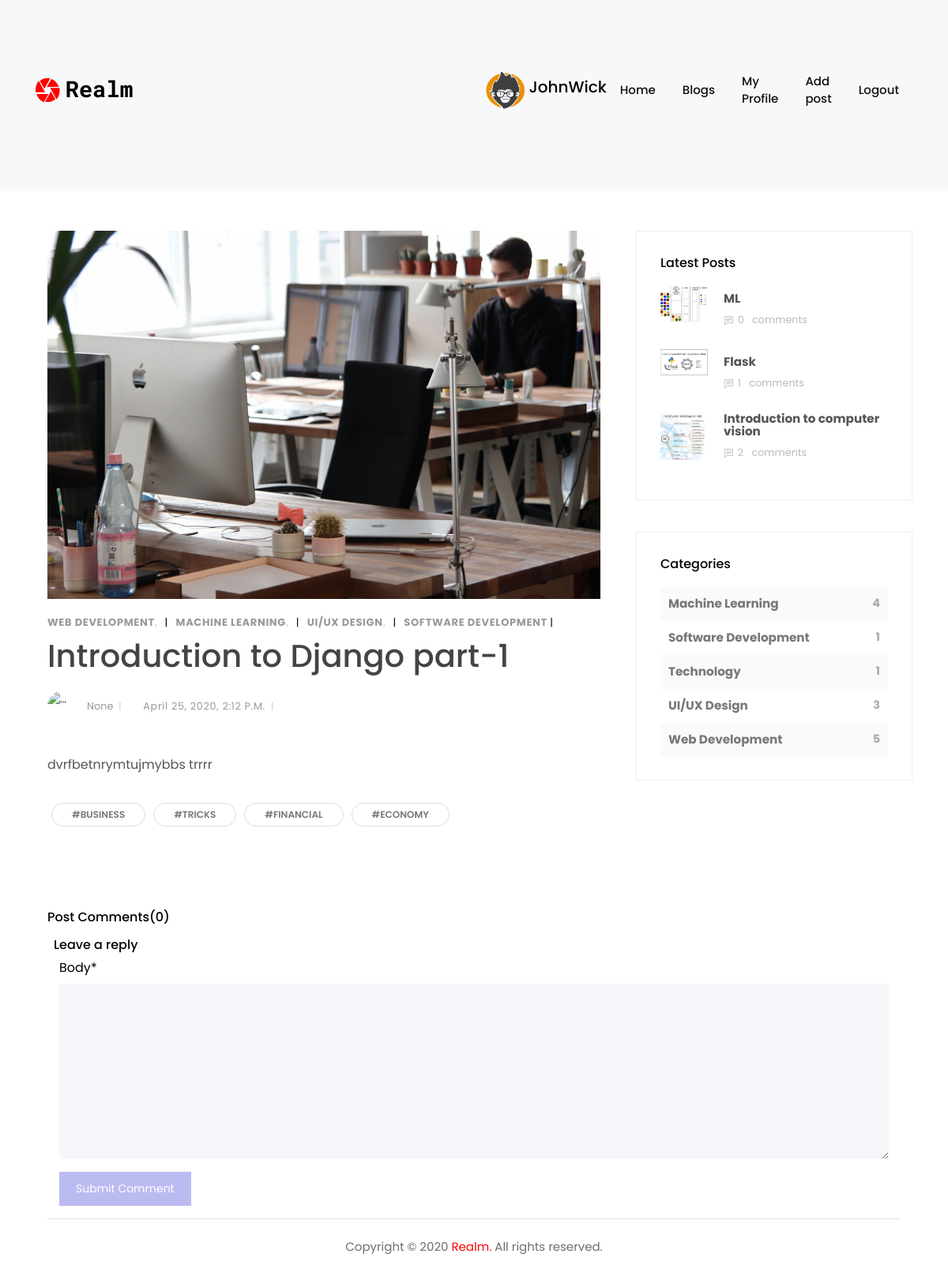
Page /blogdetail/9 (signed in) on the committed database.
### blog/models.py (models this page shows, shortened)
class Author(models.Model):
    user = models.OneToOneField(User, on_delete=models.CASCADE, null=True,)
    email = models.EmailField(null=True, blank=True)
    profile_pic = models.ImageField(null=True, default='default.jpg')
    contact = models.CharField(max_length=10, null=True, blank=True)
    bio = models.TextField(null=True, blank=True)
    website_link = models.URLField(blank=True, null=True)
    interested_items = models.ManyToManyField(Category)
    def __str__(self):
        return self.user.username

class Post(models.Model):
    category = models.ManyToManyField(Category)
    title = models.CharField(max_length=100)
    content = RichTextField(blank=True, null=True)
    posted_date = models.DateTimeField(auto_now_add=True)
    thumbnail = models.ImageField(null=True)
    no_of_views = models.IntegerField(default=0)
    author = models.ForeignKey(Author, on_delete=models.CASCADE, null=True)

class Category(models.Model):
    category_tag = models.CharField(max_length=30)
    def __str__(self):
        return self.category_tag

### blog/views.py (the view, shortened to what this page needs)
# urls.py: path('blogdetail/<int:id>', blog_views.blogDetailView, name='blog-detail'),
@login_required(login_url='user-login')
def blogDetailView(request, id):
    post_object = get_object_or_404(Post, id=id)
    comments = Comment.objects.filter(post=post_object)
    comments_count = comments.count()
    latest_posts = Post.objects.order_by('-posted_date')[0:3]
    category_count = get_category_count()
    commentform = CommentForm()
    print('current_user : ', request.user.author)
    print('author : ', post_object.author)
    if request.user.author == post_object.author:
        edit_allowed = True
        print('Allow')
    else:
        edit_allowed = False
        print('Not Allow ')
    context = {
        'post': post_object,
        'latest_posts': latest_posts,
        'category_count': category_count,
        'form': commentform,
        'comments': comments,
        'comments_count': comments_count,
        'edit_allowed': edit_allowed
    }
    return render(request, template_name='blog/blog_detail.html', context=context)

### blog/forms.py
class CommentForm(ModelForm):
    class Meta:
        model = Comment
        fields = ['body']

### blog/views.py (called while the page is built)
def get_category_count():
    queryset = Post.objects.values('category__category_tag').annotate(Count('category__category_tag'))
    return queryset

### blog/templates/blog/blog_detail.html (shortened to what this page needs)
{% extends 'blog/base.html' %}
{% load static %}
{% load crispy_forms_tags %}
{% block head %}
    <link rel="stylesheet" href=" {% static 'css/fontastic.css' %}">
    <link rel="stylesheet" href=" {% static 'css/style.default.css'%}" id="theme-stylesheet">
{% endblock %}
{% block content %}
    <div class="container">
      <div class="row">
        <main class="post blog-post col-lg-8">
                  <div class="container">
                    <div class="post-single">
                      <div class="post-thumbnail"><img src="{{ post.thumbnail.url }}" alt="..." class="img-fluid"></div>
                      <div class="post-details">
                        <div class="post-meta d-flex justify-content-between">
                          <div class="category">
                              {% for cat in post.category.all %}
                              <a href="#">{{ cat }}</a> | &nbsp;
                              {% endfor %}
                          </div>
                        </div>
                        <h1>{{ post.title }} <a href="#"></a></h1>
                        <div class="post-footer d-flex align-items-center flex-column flex-sm-row"><a href="#" class="author d-flex align-items-center flex-wrap">
                            <div class="avatar"><img src="{{ post.author.profile_pic.url }}" alt="..." class="img-fluid"></div>
                            <div class="title"><span>{{ post.author }}</span></div></a>
                          <div class="d-flex align-items-center flex-wrap">
                            <div class="date"><i class="fa fa-clock-o"></i> {{ post.posted_date }}</div>
                          </div>
                        </div>
                        <div class="post-body">
                          <p class="lead">{{ post.content | safe}}</p>
                        </div>
                        <div class="post-tags"><a href="#" class="tag">#Business</a><a href="#" class="tag">#Tricks</a><a href="#" class="tag">#Financial</a><a href="#" class="tag">#Economy</a></div>
                      </div>
                    </div>
                  </div>
             </main>
      {% include 'blog/sidebar.html' %}
            </div>
    </div>
    <div class="container">
    <div class="container">
         <header>
             <h3 class="h6">Post Comments<span class="no-of-comments">({{ comments_count}})</span></h3>
         </header>
                  <div class="comment">
                <div class="add-comment mt-3">
                  <header>
                    <h3 class="h6 ml-2">Leave a reply</h3>
                  </header>
                  <form action="" class="commenting-form" method="POST">
                      <div class="form-group col-md-12">
                      {{ form | crispy }}
                      </div>
                      <div class="form-group col-md-12">
                        <button type="submit" class="btn btn-secondary">Submit Comment</button>
                      </div>
                  </form>
                </div>
    </div>
{% endblock %}

### blog/templates/blog/base.html (shortened to what this page needs)
<!DOCTYPE html>
<html lang="en">
<head>
    {% block head %}{% endblock %}
    {% load static %}
  <link rel="stylesheet" href="{% static 'vendors/owl-carousel/css/owl.carousel.min.css' %}">
  <link rel="stylesheet" href="{% static 'vendors/owl-carousel/css/owl.theme.default.css' %}">
  <link rel="stylesheet" href="{% static 'vendors/mdi/css/materialdesignicons.min.css'%}">
  <link rel="stylesheet" href="{% static 'vendors/aos/css/aos.css'%}">
  <link rel="stylesheet" href="{% static 'css/style.min.css'  %}">
  <link rel="stylesheet" href="{% static 'css/fontastic.css'%}">
  <link rel="stylesheet" href="{% static 'css/font-awesome.min.css'%}">
</head>
<body id="body" data-spy="scroll" data-target=".navbar" data-offset="100">
{% include 'blog/navbar.html' %}
{% block content %}
{% endblock %}
{% include 'blog/footer.html' %}
</body>

### blog/templates/blog/navbar.html (shortened to what this page needs)
{% load static %}
<header id="header-section">
    <nav class="navbar navbar-expand-lg pl-3 pl-sm-0" id="navbar">
    <div class="container">
      <div class="navbar-brand-wrapper d-flex w-100">
        <img src="{% static 'images/realm_icon.svg'%}"  style="height: 130px;width: 130px" alt="no">
      </div>
        <div class="collapse navbar-collapse navbar-menu-wrapper ml-5" id="navbarSupportedContent">
            <ul class="navbar-nav align-items-lg-center align-items-start ml-auto">
            <li class="d-flex align-items-center justify-content-between pl-4 pl-lg-0 ">
              {% if user.is_authenticated %}
                <div class="avatar"><img src="{{ request.user.author.profile_pic.url }}" alt="..." style="height: 50px;width: 50px"></div>
                  <br>
                  <div class="title"><h5 class="ml-1">{{ request.user }}</h5></div>
            {% endif %}
          </li>
            <br>
          <li class="nav-item ml-0">
            <a class="nav-link" href="{% url 'home'%}">Home <span class="sr-only">(current)</span></a>
          </li>
          <li class="nav-item">
            <a class="nav-link" href="{% url 'blog-list' %}">Blogs</a>
          </li>
        {% if user.is_authenticated %}
            <li class="nav-item">
            <a class="nav-link" href="{% url 'user-profile' request.user.id %}">My Profile </a>
              </li>
            <li class="nav-item">
            <a class="nav-link" href="{% url 'create-post' %}">Add post</a>
              </li>
            <li class="nav-item">
            <a class="nav-link" href="{% url 'user-logout' %}">Logout</a>
              </li>
            {% else %}
             <li class="nav-item">
                 <a class="nav-link" href="{% url 'user-login' %}">Login</a>
             </li>
        {% endif %}
        </ul>
      </div>
    </div>
    </nav>
  </header>

### blog/templates/blog/sidebar.html
 <aside class="col-lg-4">
          <div class="widget latest-posts">
            <header>
              <h3 class="h6">Latest Posts</h3>
            </header>
              <div class="blog-posts">
                  {% for post in latest_posts %}
                      <a href="{% url 'blog-detail' post.id %}">
                <div class="item d-flex align-items-center">
                  <div class="image"><img src="{{ post.thumbnail.url }}" alt="..." class="img-fluid"></div>
                    <div class="title"><strong>{{ post.title }}</strong>
                    <div class="d-flex align-items-center">
                      <div class="comments"><i class="icon-comment"></i>{{post.comments.count}} &nbsp; comments</div>
                    </div>
                  </div>
                </div>
                      </a>
                  {% endfor %}
              </div>
          </div>
          <div class="widget categories">
            <header>
              <h3 class="h6">Categories</h3>
            </header>
              {% for cat in category_count %}
              <div class="item d-flex justify-content-between"><a href="#">{{ cat.category__category_tag }}</a><span>{{ cat.category__category_tag__count }}</span></div>
            {% endfor %}
          </div>
        </aside>

### blog/templates/blog/footer.html
  <footer class="border-top ">
        <p class="text-center text-muted pt-4">Copyright © 2020<a href="#" class="px-1">Realm.</a>All rights reserved.</p>
      </footer>

### assets/css/style.default.css (style rules this page uses)
body { overflow-x: hidden; }
strong { font-weight: 700; }
a, i, span { display: inline-block; text-decoration: none; -webkit-transition: all 0.3s; transition: all 0.3s; }
a i { -webkit-transition: none; transition: none; }
ul { margin: 0; padding: 0; }
button, input { outline: none !important; font-family: "Open Sans", sans-serif; }
button { cursor: pointer; }
main, aside { padding: 50px 0 100px; }
.widget { margin-bottom: 40px; padding: 30px; border: 1px solid #eee; }
.widget header { margin-bottom: 20px; }
.category a { color: #999; letter-spacing: 0.08em; font-weight: 700; text-transform: uppercase; text-decoration: none; font-size: 13px; }
.category a::after { content: ','; color: #ddd; display: inline-block; margin-right: 5px; }
.category a:last-of-type::after { display: none; }
i[class*="icon-"] { -webkit-transform: translateY(3px); transform: translateY(3px); }
.btn { border-radius: 0 !important; }
h1, h2, h3, h4, h5, h6 { margin-bottom: 15px; }
.post-meta { margin: 10px 0; font-size: 0.8em; }
.post p:not(.lead) { font-weight: 400; color: #777; font-size: 0.95em; }
.post a { text-decoration: none; }
.post .category a { color: #999; letter-spacing: 0.05em; font-weight: 700; text-transform: uppercase; text-decoration: none; }
.post .date { letter-spacing: 0.05em; font-weight: 400; text-transform: uppercase; color: #aaa; }
.post .avatar { max-width: 40px; min-width: 40px; height: 40px; overflow: hidden; border-radius: 50%; margin-right: 10px; }
.post .title, .post .date, .post .comments, .post .views { font-weight: 400; color: #999; text-transform: capitalize; }
.post .title i, .post .date i, .post .comments i, .post .views i { margin-right: 5px; font-size: 1.1em; }
.post .title::after, .post .date::after, .post .comments::after, .post .views::after { content: '|'; display: inline-block; margin: 0 7px; font-size: 0.9em; color: #ccc; }
.post .post-tags { margin-top: 30px; }
.post .post-tags .tag { padding: 5px 25px; border: 1px solid #ddd; margin: 5px; color: #777; font-size: 0.75em; text-transform: uppercase; font-weight: 600; text-decoration: none; border-radius: 50px; }
.widget.latest-posts a { display: block; color: #555; text-decoration: none; }
.widget.latest-posts .image { min-width: 60px; max-width: 60px; height: 60px; overflow: hidden; margin-right: 20px; }
.widget.latest-posts .item { margin-bottom: 20px; }
.widget.latest-posts strong { font-size: 0.95em; display: block; line-height: 1em; }
.widget.latest-posts .views, .widget.latest-posts .comments { font-size: 0.8em; font-weight: 400; color: #bbb; margin-top: 10px; }
.widget.latest-posts .views i, .widget.latest-posts .comments i { margin-right: 5px; }
.widget.latest-posts .views::after, .widget.latest-posts .comments::after { content: '|'; display: inline-block; margin: 0 7px; font-size: 0.9em; color: #ccc; }
.widget.latest-posts .comments::after { display: none; }
.widget.categories .item { background: #fafafa; padding: 10px; color: #777; font-weight: 700; }
.widget.categories .item:nth-of-type(2n+2) { background: none; }
.widget.categories .item a { color: inherit; font-size: 0.95em; }
.widget.categories .item span { font-size: 0.9em; color: #aaa; }
.blog-post { padding-left: 0; padding-right: 0; }
.blog-post .post-footer { font-size: 0.8em; }
.blog-post .post-thumbnail img { width: 100%; margin-bottom: 10px; }
.blog-post h1 { color: #444; line-height: 1.1em; }
.blog-post .post-footer { margin-top: 20px; }
.blog-post .post-body { margin-top: 40px; }
.blog-post .post-body p { margin-bottom: 30px; }
.blog-post .post-body p:not(.lead) { font-size: 1em; line-height: 1.7em; color: #555; }
body { font-family: "Open Sans", sans-serif; font-size: 1rem; font-weight: normal; line-height: 1.5; color: #212529; background-color: #fff; }
a { color: #999; text-decoration: none; }
h1, h2, h3, h4, h5, h6, .h1, .h2, .h3, .h4, .h5, .h6 { margin-bottom: 0.5rem; font-family: inherit; font-weight: 700; line-height: 1.1; color: inherit; }
h1, .h1 { font-size: 2.5rem; }
h3, .h3 { font-size: 1.75rem; }
h5, .h5 { font-size: 1.25rem; }
h6, .h6 { font-size: 1rem; }
.lead { font-size: 1.3rem; font-weight: 300; }

### rows in the picture
Post: thumbnail (picture), title "Introduction to Django part-1", author "None", posted_date "April 25, 2020, 2:12 P.m.", content "dvrfbetnrymtujmybbs trrrr"
Category: category_tag "WEB DEVELOPMENT"
Category: category_tag "MACHINE LEARNING"
Category: category_tag "UI/UX DESIGN", category__category_tag "UI/UX Design", category__category_tag__count "3"
Category: category_tag "SOFTWARE DEVELOPMENT"
Post: thumbnail (picture), title "ML", comments.count "0"
Post: thumbnail (picture), title "Flask", comments.count "1"
Post: thumbnail (picture), title "Introduction to computer vision", comments.count "2"

### other values in the picture
{{ request.user }} "JohnWick"
{{ cat.category__category_tag }} "Machine Learning" "Software Development" "Technology" "Web Development"
{{ cat.category__category_tag__count }} "4" "1" "1" "5"
{{ comments_count }} "0"
